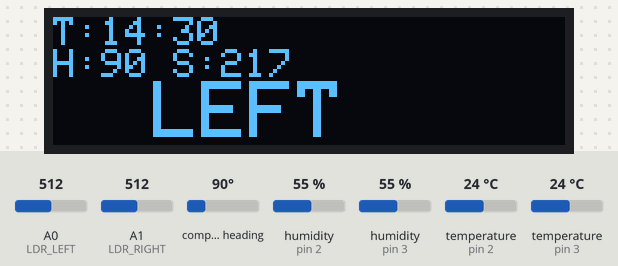
A sketch run on a simulated Arduino Uno, built with avr-gcc and run on an emulated ATmega328P. Shown: 128×32 one-colour display. The test bench sets the inputs (shaded band); at power-on: compass heading 90°, humidity (sensors on pin 2, pin 3) 55 %, temperature (sensors on pin 2, pin 3) 24 °C, A0 (LDR_LEFT) = 512, A1 (LDR_RIGHT) = 512. What the sketch prints to the serial monitor is not drawn.

Above: at 2.2 s.
2.3 s: compass heading set to 7°
At 3.8 s:
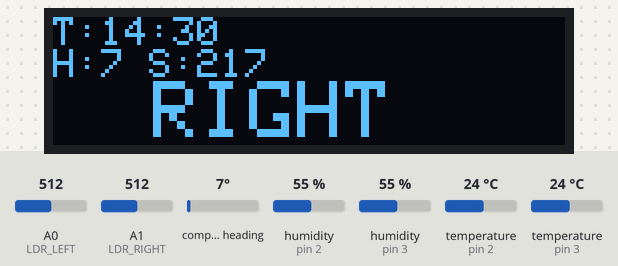
4.1 s: humidity (sensor on pin 2) set to 22 %
At 6.7 s:
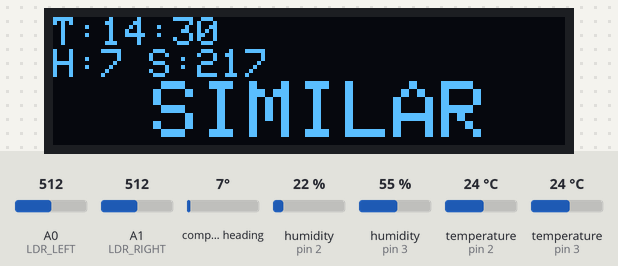
7.3 s: humidity (sensor on pin 3) set to 88 %
At 9.4 s:
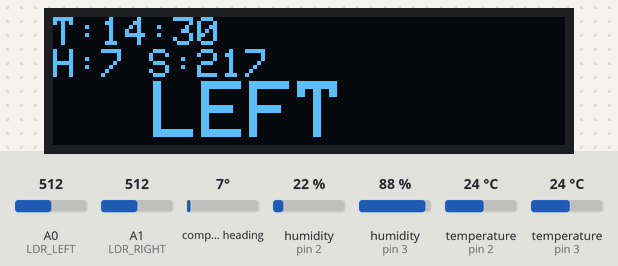
9.7 s: compass heading set to 180°
At 10.5 s:
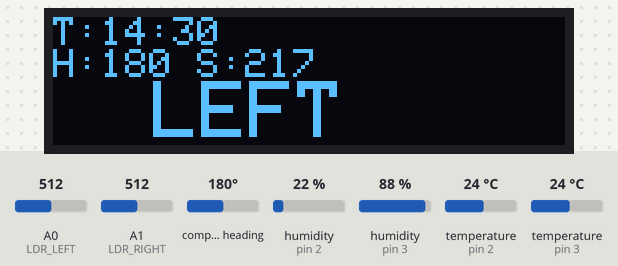
11.3 s: temperature (sensor on pin 2) set to 41 °C
At 13.4 s:
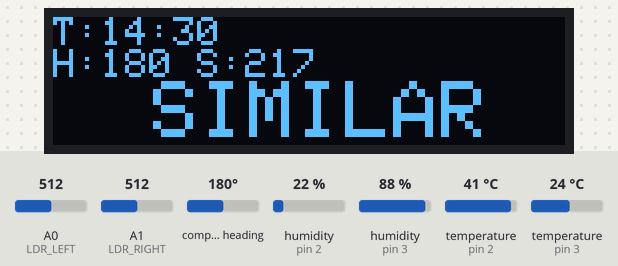
14.5 s: A0 (LDR_LEFT) set to 772
16.0 s: A0 (LDR_LEFT) set to 801
At 16.6 s:
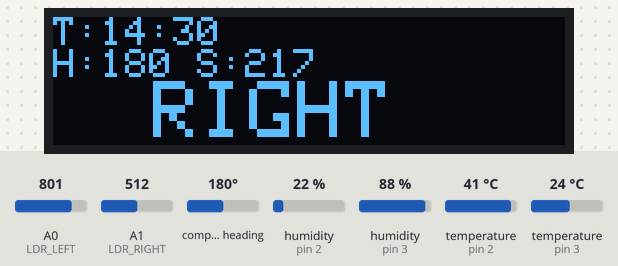
Timing chart, 0 to 18.7 s (numbered marks = the images above; inputs shaded):
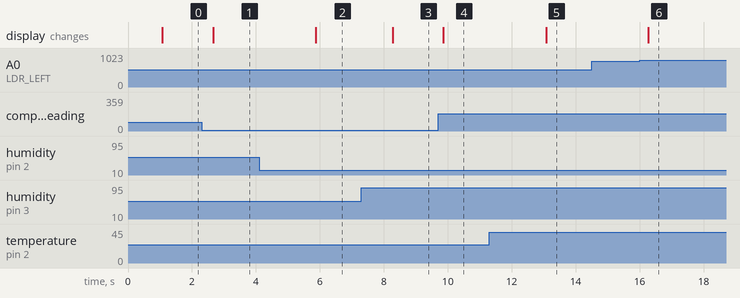

The sketch:

SolarNav.ino
```cpp
#include <Wire.h>
#include <Adafruit_GFX.h>
#include <Adafruit_SSD1306.h>
#include <QMC5883LCompass.h>
#include <DHT.h>
#include <stdio.h>

// -------- OLED (RAM SAFE 128x32) --------
#define SCREEN_WIDTH 128
#define SCREEN_HEIGHT 32
#define OLED_RESET -1
Adafruit_SSD1306 display(SCREEN_WIDTH, SCREEN_HEIGHT, &Wire, OLED_RESET);

// -------- SENSORS --------
#define DHTTYPE DHT22
#define DHTPIN1 2
#define DHTPIN2 3
#define LDR_LEFT A0
#define LDR_RIGHT A1

QMC5883LCompass compass;
DHT dht1(DHTPIN1, DHTTYPE);
DHT dht2(DHTPIN2, DHTTYPE);

// -------- TIME --------
int inputHour = 14;
int inputMinute = 30;

// -------- NON-BLOCKING SERIAL TIME INPUT --------
void updateTimeFromSerial() {
  static char buffer[12];
  static byte index = 0;

  while (Serial.available() > 0) {
    char c = Serial.read();

    if (c == '\r') continue;   // ignore carriage return

    if (c == '\n') {
      buffer[index] = '\0';

      int h, m;
      if (sscanf(buffer, "%d %d", &h, &m) == 2) {
        if (h >= 0 && h <= 23 && m >= 0 && m <= 59) {
          inputHour = h;
          inputMinute = m;
        }
      }

      index = 0;
    }
    else {
      if (index < sizeof(buffer) - 1) {
        buffer[index++] = c;
      }
    }
  }
}

// -------- UTILITIES --------
float normalizeValue(float value, float minVal, float maxVal) {
  if (value < minVal) value = minVal;
  if (value > maxVal) value = maxVal;
  return (value - minVal) * 100.0 / (maxVal - minVal);
}

float normalizeAngle(float angle) {
  while (angle < 0) angle += 360;
  while (angle >= 360) angle -= 360;
  return angle;
}

float angleDifference(float a, float b) {
  float diff = abs(a - b);
  if (diff > 180) diff = 360 - diff;
  return diff;
}

float calculateSunAngle(int hour, int minute) {
  float t = hour + minute / 60.0;
  if (t < 6 || t > 18) return -1;
  return normalizeAngle(90 + (t - 6) * 15);
}

void setup() {

  Serial.begin(9600);
  Wire.begin();

  if (!display.begin(SSD1306_SWITCHCAPVCC, 0x3C)) {
    while (1);  // stop if OLED fails
  }

  display.clearDisplay();
  display.setTextSize(1);
  display.setTextColor(SSD1306_WHITE);
  display.setCursor(25, 10);
  display.println("SOLARNAV");
  display.display();
  delay(1000);

  compass.init();
  dht1.begin();
  dht2.begin();

  Serial.println("Type time as: HH MM");
}

void loop() {

  updateTimeFromSerial();

  static unsigned long lastUpdate = 0;

  if (millis() - lastUpdate < 800)
    return;

  lastUpdate = millis();

  float sunAngle = calculateSunAngle(inputHour, inputMinute);

  compass.read();
  int heading = compass.getAzimuth();

  char recommendation[16];

  if (sunAngle == -1) {
    strcpy(recommendation, "NIGHT");
  } else {
    float leftAngle = normalizeAngle(heading - 90);
    float rightAngle = normalizeAngle(heading + 90);

    float sunImpactLeft =
        100 - normalizeValue(angleDifference(leftAngle, sunAngle), 0, 180);

    float sunImpactRight =
        100 - normalizeValue(angleDifference(rightAngle, sunAngle), 0, 180);

    float tempLeft = dht1.readTemperature();
    float tempRight = dht2.readTemperature();
    float humLeft = dht1.readHumidity();
    float humRight = dht2.readHumidity();

    int ldrLeft = analogRead(LDR_LEFT);
    int ldrRight = analogRead(LDR_RIGHT);

    float scoreLeft =
        normalizeValue(tempLeft, 20, 50) * 0.35 +
        normalizeValue(humLeft, 30, 90) * 0.15 +
        normalizeValue(ldrLeft, 0, 1023) * 0.30 +
        sunImpactLeft * 0.20;

    float scoreRight =
        normalizeValue(tempRight, 20, 50) * 0.35 +
        normalizeValue(humRight, 30, 90) * 0.15 +
        normalizeValue(ldrRight, 0, 1023) * 0.30 +
        sunImpactRight * 0.20;

    if (scoreLeft - scoreRight > 5)
      strcpy(recommendation, "RIGHT");
    else if (scoreRight - scoreLeft > 5)
      strcpy(recommendation, "LEFT");
    else
      strcpy(recommendation, "SIMILAR");
  }

  // -------- OLED DISPLAY --------
  display.clearDisplay();

  display.setTextSize(1);
  display.setCursor(0, 0);
  display.print("T:");
  display.print(inputHour);
  display.print(":");
  if (inputMinute < 10) display.print("0");
  display.println(inputMinute);

  display.print("H:");
  display.print(heading);
  display.print(" S:");
  display.println((int)sunAngle);

  display.setTextSize(2);
  display.setCursor(25, 16);
  display.println(recommendation);

  display.display();
}
```

Measured:
- the behaviour switches between 784 and 785 on A0 (LDR_LEFT) (found by bisection; images 5 and 6)
- after the input at 2.3 s, the display: changes after 0.36 s (image 1)
- after the input at 4.1 s, the display: changes after 1.8 s (image 2)
- after the input at 7.3 s, the display: changes after 0.97 s (image 3)
- after the input at 9.7 s, the display: changes after 0.16 s (image 4)
- after the input at 11.3 s, the display: changes after 1.8 s (image 5)
- after the input at 14.5 s, every drawn part: stays the same
- after the input at 16.0 s, the display: changes after 0.26 s (image 6)
